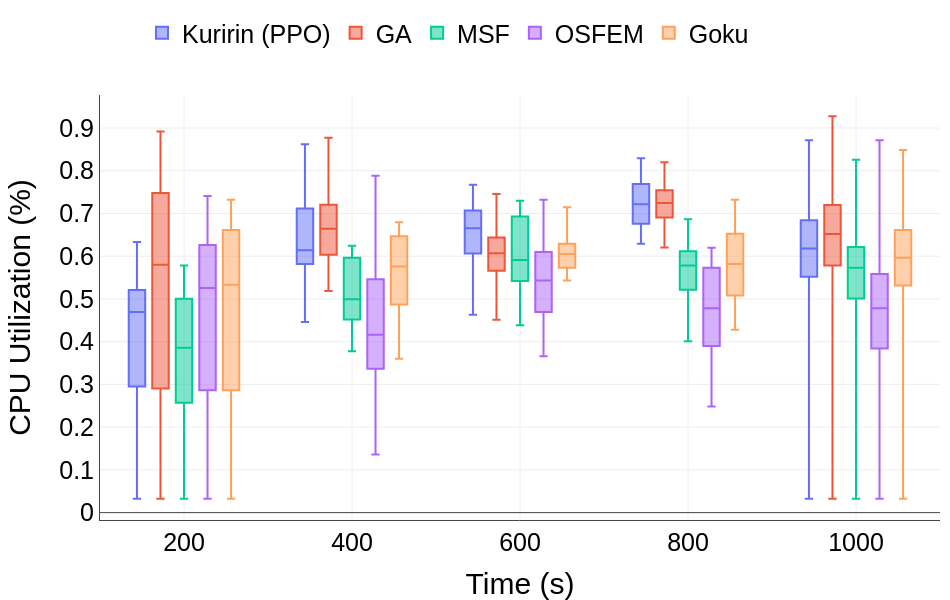

Notebook code cell kept with this figure:
### Code cell
data = {
    "Time (s)": tempos,
    "Kuririn (PPO)": dicio_csv_kuririn["cpu_utilization"],
    "GA": dicio_csv_GA["cpu_utilization"],
    "MSF": dicio_csv_MSF["cpu_utilization"],
    "OSFEM": dicio_csv_osfem["cpu_utilization"],
    "Goku": dicio_csv_goku["cpu_utilization"],
}

df = pd.DataFrame(data)

df_long = df.melt(id_vars=["Time (s)"], var_name="Method", value_name="CPU Utilization (%)")

# Criando o gráfico de box plot
fig = px.box(
    df_long,
    x="Time (s)",
    y="CPU Utilization (%)",
    color="Method",
    title=None,
    orientation="v",
    points=False,
)

fig.update_traces(quartilemethod="exclusive")


draft_template = go.layout.Template()
draft_template.layout.annotations = [
    dict(
        name="draft watermark",
        text="",
        textangle=-30,
        opacity=0.1,
        font=dict(color="black", size=100),
        xref="paper",
        yref="paper",
        x=0.5,
        y=0.5,
        showarrow=False,
    )
]

fig.update_layout(
    yaxis=dict(showline=True, showgrid=True),
    xaxis=dict(showline=True, showgrid=True),
    legend_title=None,
    margin=dict(l=100, r=10, b=80, t=25),
    autosize=True,
    width=950,
    height=600,
    template=draft_template,
    legend=dict(x=0.05, y=1.2, traceorder="normal", orientation="h"),
    font=dict(family="Arial", size=25, color="Black"),
)

# Exibindo o gráfico
fig.show()

### Figure 1 — Plotly figure (JSON) as saved in the notebook; plotly's stock layout.template omitted (floating-point values rounded to 4 significant figures; data arrays with more than 128 entries replaced by an {"elided": "..."} marker saying what was removed)
{"data": [{"alignmentgroup": "True", "boxpoints": false, "hovertemplate": "Method=Kuririn (PPO)<br>Time (s)=%{x}<br>CPU Utilization (%)=%{y}<extra></extra>", "legendgroup": "Kuririn (PPO)", "marker": {"color": "#636efa"}, "name": "Kuririn (PPO)", "notched": false, "offsetgroup": "Kuririn (PPO)", "orientation": "v", "quartilemethod": "exclusive", "showlegend": true, "type": "box", "x": {"elided": "3582 int values"}, "x0": " ", "xaxis": "x", "y": {"elided": "3582 str values"}, "y0": " ", "yaxis": "y"}, {"alignmentgroup": "True", "boxpoints": false, "hovertemplate": "Method=GA<br>Time (s)=%{x}<br>CPU Utilization (%)=%{y}<extra></extra>", "legendgroup": "GA", "marker": {"color": "#EF553B"}, "name": "GA", "notched": false, "offsetgroup": "GA", "orientation": "v", "quartilemethod": "exclusive", "showlegend": true, "type": "box", "x": {"elided": "3582 int values"}, "x0": " ", "xaxis": "x", "y": {"elided": "3582 str values"}, "y0": " ", "yaxis": "y"}, {"alignmentgroup": "True", "boxpoints": false, "hovertemplate": "Method=MSF<br>Time (s)=%{x}<br>CPU Utilization (%)=%{y}<extra></extra>", "legendgroup": "MSF", "marker": {"color": "#00cc96"}, "name": "MSF", "notched": false, "offsetgroup": "MSF", "orientation": "v", "quartilemethod": "exclusive", "showlegend": true, "type": "box", "x": {"elided": "3582 int values"}, "x0": " ", "xaxis": "x", "y": {"elided": "3582 str values"}, "y0": " ", "yaxis": "y"}, {"alignmentgroup": "True", "boxpoints": false, "hovertemplate": "Method=OSFEM<br>Time (s)=%{x}<br>CPU Utilization (%)=%{y}<extra></extra>", "legendgroup": "OSFEM", "marker": {"color": "#ab63fa"}, "name": "OSFEM", "notched": false, "offsetgroup": "OSFEM", "orientation": "v", "quartilemethod": "exclusive", "showlegend": true, "type": "box", "x": {"elided": "3582 int values"}, "x0": " ", "xaxis": "x", "y": {"elided": "3582 str values"}, "y0": " ", "yaxis": "y"}, {"alignmentgroup": "True", "boxpoints": false, "hovertemplate": "Method=Goku<br>Time (s)=%{x}<br>CPU Utilization (%)=%{y}<extra></extra>", "legendgroup": "Goku", "marker": {"color": "#FFA15A"}, "name": "Goku", "notched": false, "offsetgroup": "Goku", "orientation": "v", "quartilemethod": "exclusive", "showlegend": true, "type": "box", "x": {"elided": "3582 int values"}, "x0": " ", "xaxis": "x", "y": {"elided": "3582 str values"}, "y0": " ", "yaxis": "y"}], "layout": {"autosize": true, "boxmode": "group", "font": {"color": "Black", "family": "Arial", "size": 25}, "height": 600, "legend": {"orientation": "h", "title": {}, "tracegroupgap": 0, "traceorder": "normal", "x": 0.05, "y": 1.2}, "margin": {"b": 80, "l": 100, "r": 10, "t": 25}, "width": 950, "xaxis": {"anchor": "y", "domain": [0, 1], "showgrid": true, "showline": true, "title": {"text": "Time (s)"}}, "yaxis": {"anchor": "x", "domain": [0, 1], "showgrid": true, "showline": true, "title": {"text": "CPU Utilization (%)"}}}}
